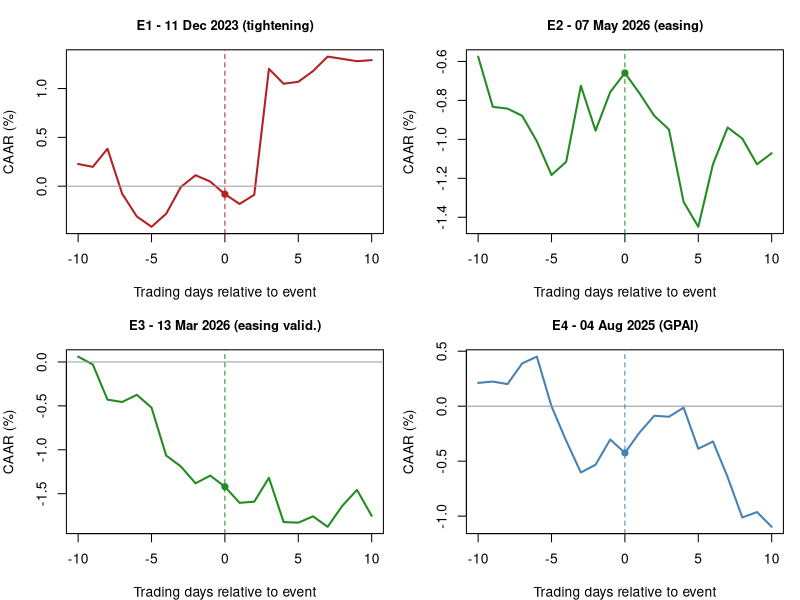

Recreate this plot in R.
# =====================================================================
# Figure 1 - CAAR paths around each AI Act event
# Base R. Paste-in values; run; saves a PNG.
# =====================================================================

# Trading days -10..+10 on the x-axis
days <- -10:10

# Cumulative average abnormal returns (%) for each event
E1 <- c(0.227,0.198,0.383,-0.077,-0.311,-0.416,-0.282,-0.008,0.112,0.047,-0.082,-0.182,-0.088,1.201,1.049,1.069,1.178,1.327,1.304,1.28,1.291)
E2 <- c(-0.575,-0.833,-0.842,-0.879,-1.01,-1.183,-1.115,-0.725,-0.955,-0.757,-0.659,-0.764,-0.879,-0.949,-1.321,-1.449,-1.128,-0.939,-0.996,-1.128,-1.071)
E3 <- c(0.061,-0.029,-0.429,-0.456,-0.374,-0.52,-1.066,-1.19,-1.382,-1.294,-1.421,-1.604,-1.591,-1.319,-1.823,-1.83,-1.758,-1.877,-1.638,-1.457,-1.752)
E4 <- c(0.212,0.224,0.201,0.389,0.451,-0.001,-0.315,-0.603,-0.532,-0.303,-0.425,-0.239,-0.087,-0.096,-0.013,-0.387,-0.321,-0.645,-1.012,-0.963,-1.097)

# Save to file (comment out the next line and dev.off() to view on screen)
png("fig1_caar_paths.png", width = 1000, height = 800, res = 130)

par(mfrow = c(2, 2), mar = c(4, 4, 3, 1), family = "sans")

draw <- function(y, ttl, col) {
  plot(days, y, type = "l", lwd = 2, col = col,
       xlab = "Trading days relative to event", ylab = "CAAR (%)",
       main = ttl, cex.main = 0.95)
  abline(h = 0, col = "grey60")
  abline(v = 0, col = col, lty = 2)
  points(0, y[days == 0], pch = 19, col = col)
}

draw(E1, "E1 - 11 Dec 2023 (tightening)", "firebrick")
draw(E2, "E2 - 07 May 2026 (easing)",     "forestgreen")
draw(E3, "E3 - 13 Mar 2026 (easing valid.)", "forestgreen")
draw(E4, "E4 - 04 Aug 2025 (GPAI)",       "steelblue")

dev.off()
